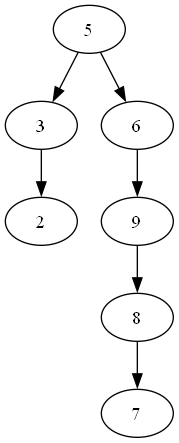

The Python source for this figure:
import graphviz


# ==============================
# Clase Nodo
# ==============================
class Nodo:
    def __init__(self, valor):
        self.valor = valor
        self.izquierda = None
        self.derecha = None


# ==============================
# Clase Arbol Binario de Busqueda
# ==============================
class ArbolBinarioBusqueda:

    def __init__(self):
        self.raiz = None

    # --------------------------
    # Insertar nodo
    # --------------------------
    def insertar(self, valor):
        if self.raiz is None:
            self.raiz = Nodo(valor)
        else:
            self._insertar_rec(self.raiz, valor)

    def _insertar_rec(self, nodo, valor):

        if valor < nodo.valor:

            if nodo.izquierda is None:
                nodo.izquierda = Nodo(valor)
            else:
                self._insertar_rec(nodo.izquierda, valor)

        elif valor > nodo.valor:

            if nodo.derecha is None:
                nodo.derecha = Nodo(valor)
            else:
                self._insertar_rec(nodo.derecha, valor)

    # --------------------------
    # Buscar nodo
    # --------------------------
    def buscar(self, valor):
        return self._buscar_rec(self.raiz, valor)

    def _buscar_rec(self, nodo, valor):

        if nodo is None:
            return False

        if nodo.valor == valor:
            return True

        if valor < nodo.valor:
            return self._buscar_rec(nodo.izquierda, valor)

        else:
            return self._buscar_rec(nodo.derecha, valor)

    # --------------------------
    # Eliminar nodo
    # --------------------------
    def eliminar(self, valor):
        self.raiz = self._eliminar_rec(self.raiz, valor)

    def _eliminar_rec(self, nodo, valor):

        if nodo is None:
            return nodo

        if valor < nodo.valor:
            nodo.izquierda = self._eliminar_rec(nodo.izquierda, valor)

        elif valor > nodo.valor:
            nodo.derecha = self._eliminar_rec(nodo.derecha, valor)

        else:

            # Caso 1: sin hijos
            if nodo.izquierda is None and nodo.derecha is None:
                return None

            # Caso 2: un hijo
            if nodo.izquierda is None:
                return nodo.derecha

            if nodo.derecha is None:
                return nodo.izquierda

            # Caso 3: dos hijos
            sucesor = self._minimo(nodo.derecha)
            nodo.valor = sucesor.valor
            nodo.derecha = self._eliminar_rec(nodo.derecha, sucesor.valor)

        return nodo

    def _minimo(self, nodo):
        while nodo.izquierda is not None:
            nodo = nodo.izquierda
        return nodo

    # --------------------------
    # Cargar desde archivo
    # --------------------------
    def cargar_archivo(self, ruta):

        try:

            with open(ruta, "r") as archivo:

                for linea in archivo:

                    numero = int(linea.strip())
                    self.insertar(numero)

            print("Datos cargados correctamente.")

        except Exception as e:
            print("Error al leer archivo:", e)

    # --------------------------
    # Generar Graphviz
    # --------------------------
    def graficar(self):

        dot = graphviz.Digraph()

        self._graficar_rec(self.raiz, dot)

        dot.render("arbol_binario", format="png", view=True)

    def _graficar_rec(self, nodo, dot):

        if nodo is None:
            return

        dot.node(str(nodo.valor))

        if nodo.izquierda:
            dot.edge(str(nodo.valor), str(nodo.izquierda.valor))
            self._graficar_rec(nodo.izquierda, dot)

        if nodo.derecha:
            dot.edge(str(nodo.valor), str(nodo.derecha.valor))
            self._graficar_rec(nodo.derecha, dot)


# ==============================
# Menu CLI
# ==============================
def menu():

    arbol = ArbolBinarioBusqueda()

    while True:

        print("\n===== MENU ARBOL BINARIO =====")
        print("1. Insertar numero")
        print("2. Buscar numero")
        print("3. Eliminar numero")
        print("4. Cargar desde archivo")
        print("5. Visualizar arbol (Graphviz)")
        print("6. Salir")

        opcion = input("Seleccione una opcion: ")

        if opcion == "1":

            numero = int(input("Ingrese numero: "))
            arbol.insertar(numero)

        elif opcion == "2":

            numero = int(input("Numero a buscar: "))

            if arbol.buscar(numero):
                print("Numero encontrado")
            else:
                print("Numero NO encontrado")

        elif opcion == "3":

            numero = int(input("Numero a eliminar: "))
            arbol.eliminar(numero)

        elif opcion == "4":

            ruta = input("Ingrese ruta del archivo .txt: ")
            arbol.cargar_archivo(ruta)

        elif opcion == "5":

            arbol.graficar()

        elif opcion == "6":

            print("Saliendo del programa...")
            break

        else:
            print("Opcion invalida")


# ==============================
# Ejecutar programa
# ==============================
if __name__ == "__main__":
    menu()
